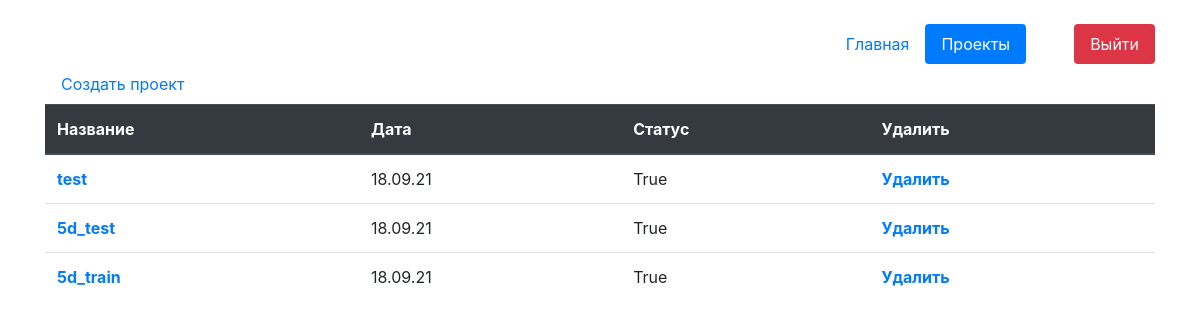
/projects (signed in), run on the app's committed database.
### f_clustering/models.py (models this page shows)
class Projects(models.Model):
	author = models.ForeignKey(User, on_delete = models.CASCADE, verbose_name='Автор', blank=True, null=True)
	date = models.DateTimeField(auto_now_add=True)
	name = models.CharField(max_length=200, verbose_name='Название')
	stage = models.IntegerField(default=0)
	status = models.BooleanField(verbose_name='Готово', default=False)
	attach = models.FileField(storage=FileSystemStorage(location='df'))
	settings = models.FileField(storage=FileSystemStorage(location='settings'))
	pca = models.FileField(storage=FileSystemStorage(location='pcas'))
	comments = models.TextField()

### f_clustering/views.py (the view)
# urls.py: path('projects', views.SpeechProjectsView.as_view(), name='projects'),
class SpeechProjectsView(ListView):
	model = Projects
	template_name = 'projects.html'
	def get_context_data(self, **kwargs):
		kwargs['data'] = Projects.objects.filter(author = self.request.user).order_by('-date')
		return super().get_context_data(**kwargs)

### f_clustering/templates/projects.html (shortened to what this page needs)
{% extends 'main.html' %}
  {% block content %}
  	<div class="container">
      {% url 'add_projects' as url_add_projects %}
      <a class="nav-link" href="{{url_add_projects}}">Создать проект</a>
      <table class="table">
        <thead class="thead-dark">
          <tr>
            <th scope="col">Название</th>
            <th scope="col">Дата</th>
            <th scope="col">Статус</th>
            <th scope="col">Удалить</th>
          </tr>
        </thead>
        <tbody>
          {% for i in data %}
            <tr>
              {% if i.status %}
                <th scope="row"><a href="{% url 'start_project' i.id %}">{{i.name}}</a></td>
              {% else %}
                <th scope="row"><p>{{i.name}}</p></td>
              {% endif %}
              <td>{{i.date|date:'d.m.y'}}</td>
              <td>{{i.status}}</td>
              <th scope="row"><a href="{% url 'delete_project' i.id %}">Удалить</a></td>
            </tr>
          {% endfor %}
      </table>
  	</div>
  {% endblock %}

### data on the page
Projects: name "test", date "18.09.21", status "True"
Projects: name "5d_test", date "18.09.21", status "True"
Projects: name "5d_train", date "18.09.21", status "True"
